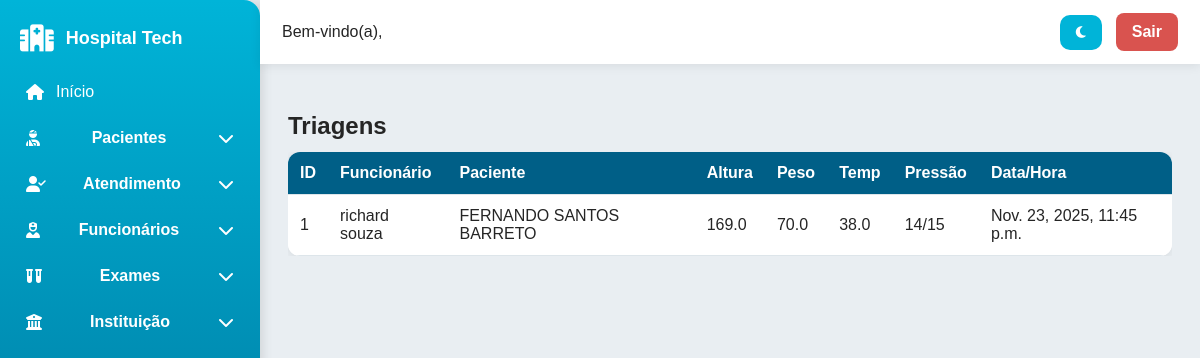
/sistema/consultar-triagem/ (signed in), run on the app's committed database.
### hospitalCC/models.py (models this page shows, shortened)
class Triagem_medico_paciente(models.Model):
    id_triagem = models.AutoField(primary_key=True)
    funcionario = models.ForeignKey(Funcionario, on_delete=models.PROTECT)
    paciente = models.ForeignKey(Paciente, on_delete=models.PROTECT)
    altura = models.FloatField()
    peso = models.FloatField()
    temperatura = models.FloatField()
    pressao_sistolica = models.IntegerField()
    pressao_diastolica = models.IntegerField()
    data_hora = models.DateTimeField(auto_now_add=True)

class Funcionario(models.Model):
    id_func = models.AutoField(primary_key=True)
    nome = models.CharField(max_length=100)
    login = models.CharField(max_length=50, unique=True)
    is_medico = models.BooleanField(default=False)
    senha = models.CharField(max_length=128)
    cargo = models.ForeignKey(Cargo, on_delete=models.PROTECT)

class Paciente(models.Model):
    CPF = models.CharField(max_length=11, primary_key=True)
    nome = models.CharField(max_length=100)
    data_nasc = models.DateField()
    endereco = models.CharField(max_length=255)
    tel_paciente = models.CharField(max_length=15)
    tel_responsavel = models.CharField(max_length=15)

### hospitalCC/views.py (the view)
    def wrapper(request, *args, **kwargs):
        if not request.session.get("usuario_id"):
            return redirect("login")
        return view_func(request, *args, **kwargs)

### hospitalCC/views.py (called while the page is built)
def require_login(view_func):
    def wrapper(request, *args, **kwargs):
        if not request.session.get("usuario_id"):
            return redirect("login")
        return view_func(request, *args, **kwargs)
    return wrapper

@require_login
def consultar_triagem(request):
    dados = Triagem_medico_paciente.objects.select_related('funcionario', 'paciente').all()
    return render(request, 'consultar/triagem.html', {'dados': dados})

### hospitalCC/TEMPLATES/consultar/triagem.html (shortened to what this page needs)
{% extends 'baseFuncionario.html' %}
{% block content %}
<h2>Triagens</h2>
<div class="table-container">
<table>
<thead><tr><th>ID</th><th>Funcionário</th><th>Paciente</th><th>Altura</th><th>Peso</th><th>Temp</th><th>Pressão</th><th>Data/Hora</th></tr></thead>
<tbody>
{% for item in dados %}
<tr>
<td>{{ item.id_triagem }}</td>
<td>{{ item.funcionario.nome }}</td>
<td>{{ item.paciente.nome }}</td>
<td>{{ item.altura }}</td>
<td>{{ item.peso }}</td>
<td>{{ item.temperatura }}</td>
<td>{{ item.pressao_sistolica }}/{{ item.pressao_diastolica }}</td>
<td>{{ item.data_hora }}</td>
</tr>
{% empty %}
<tr><td colspan="8">Nenhuma triagem encontrada.</td></tr>
{% endfor %}
</tbody>
</table>
</div>
{% endblock %}

### hospitalCC/static/css/style.css (style rules this page uses)
:root { --bg: #ffffff; --bg-secondary: #f5f5f5; --text: #222; --border: #ddd; --primary: #0066ff; }
body { background: var(--bg); color: var(--text); transition: background 0.25s ease, color 0.25s ease; }
.card, .sidebar, .topbar, table, input, select, textarea { transition: background 0.25s ease, color 0.25s ease, border 0.25s ease; }
:root { --primary: #00B4D8; --primary-dark: #005F87; --accent: #CAF0F8; --bg: #E9EEF2; --bg-card: #FFFFFF; --text: #252525; --text-light: #6A6A6A; --border: #DDE5EA; --shadow: rgba(0,0,0,0.08); --shadow-strong: rgba(0,0,0,0.12); --radius: 10px; --radius-lg: 14px; --transition: 0.22s ease; }
* { box-sizing:border-box; margin:0; padding:0; font-family:'Poppins',Arial,sans-serif; }
html,body { width:100%; height:100%; background:var(--bg); color:var(--text); transition:var(--transition); }
body { display:flex; overflow-x:hidden; }
.table-container { overflow-x:auto; margin-top:12px; }
table { width:100%; border-collapse:collapse; background:var(--bg-card); border-radius:12px; overflow:hidden; box-shadow:0 2px 10px var(--shadow); }
thead { background:var(--primary-dark); color:#fff; }
th,td { padding:12px; border-bottom:1px solid var(--border); text-align:left; }
tbody tr { background: var(--bg-card) !important; color: var(--text) !important; }

### data on the page
Triagem_medico_paciente: id_triagem "1", funcionario.nome "richard souza", paciente.nome "FERNANDO SANTOS BARRETO", altura "169.0", peso "70.0", temperatura "38.0", pressao_sistolica "14", pressao_diastolica "15", data_hora "Nov. 23, 2025, 11:45 p.m."
